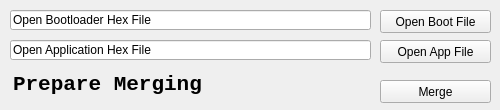
<?xml version="1.0" encoding="UTF-8"?>
<ui version="4.0">
 <class>FormMerge</class>
 <widget class="QWidget" name="FormMerge">
  <property name="geometry">
   <rect>
    <x>0</x>
    <y>0</y>
    <width>500</width>
    <height>110</height>
   </rect>
  </property>
  <property name="sizePolicy">
   <sizepolicy hsizetype="Fixed" vsizetype="Fixed">
    <horstretch>0</horstretch>
    <verstretch>0</verstretch>
   </sizepolicy>
  </property>
  <property name="minimumSize">
   <size>
    <width>500</width>
    <height>110</height>
   </size>
  </property>
  <property name="maximumSize">
   <size>
    <width>500</width>
    <height>110</height>
   </size>
  </property>
  <property name="windowTitle">
   <string>Merge Intel Hex File</string>
  </property>
  <widget class="QPushButton" name="Btn_AppFileOpen">
   <property name="geometry">
    <rect>
     <x>380</x>
     <y>40</y>
     <width>111</width>
     <height>23</height>
    </rect>
   </property>
   <property name="text">
    <string>Open App File</string>
   </property>
  </widget>
  <widget class="QLineEdit" name="lineEdit_BootFileName">
   <property name="enabled">
    <bool>true</bool>
   </property>
   <property name="geometry">
    <rect>
     <x>10</x>
     <y>10</y>
     <width>361</width>
     <height>20</height>
    </rect>
   </property>
   <property name="text">
    <string>Open Bootloader Hex File</string>
   </property>
   <property name="dragEnabled">
    <bool>false</bool>
   </property>
   <property name="readOnly">
    <bool>true</bool>
   </property>
  </widget>
  <widget class="QPushButton" name="Btn_Merge">
   <property name="geometry">
    <rect>
     <x>380</x>
     <y>80</y>
     <width>111</width>
     <height>23</height>
    </rect>
   </property>
   <property name="text">
    <string>Merge</string>
   </property>
  </widget>
  <widget class="QPushButton" name="Btn_BootFileOpen">
   <property name="geometry">
    <rect>
     <x>380</x>
     <y>10</y>
     <width>111</width>
     <height>23</height>
    </rect>
   </property>
   <property name="text">
    <string>Open Boot File</string>
   </property>
  </widget>
  <widget class="QLabel" name="label_Status">
   <property name="geometry">
    <rect>
     <x>13</x>
     <y>69</y>
     <width>361</width>
     <height>31</height>
    </rect>
   </property>
   <property name="font">
    <font>
     <family>Consolas</family>
     <pointsize>16</pointsize>
     <weight>75</weight>
     <bold>true</bold>
    </font>
   </property>
   <property name="text">
    <string>Prepare Merging</string>
   </property>
  </widget>
  <widget class="QLineEdit" name="lineEdit_AppFileName">
   <property name="enabled">
    <bool>true</bool>
   </property>
   <property name="geometry">
    <rect>
     <x>10</x>
     <y>40</y>
     <width>361</width>
     <height>20</height>
    </rect>
   </property>
   <property name="text">
    <string>Open Application Hex File</string>
   </property>
   <property name="readOnly">
    <bool>true</bool>
   </property>
  </widget>
 </widget>
 <resources/>
 <connections/>
</ui>
